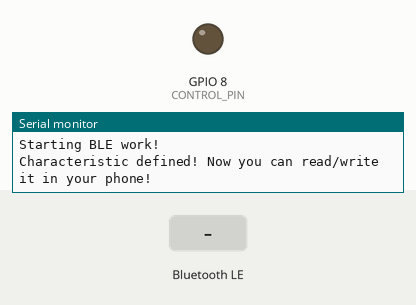
This sketch was run on a simulated ESP32-C3. On the bench: output pins drawn as LEDs (lit = HIGH), the last lines printed to the serial monitor. The test bench sets the inputs (shaded band). Nothing arrives over Bluetooth unless stated; a phone connects over Bluetooth LE 3 s after start.

Above: at 1.2 s.
1.3 s: Bluetooth LE write "5" received
At 2.6 s:
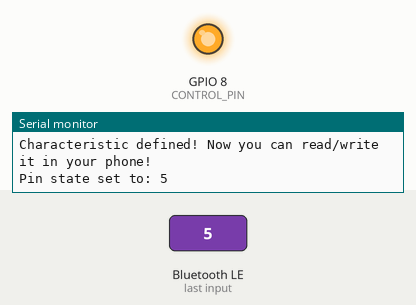
Timing chart, 0 to 4.3 s (numbered marks = the images above; inputs shaded):
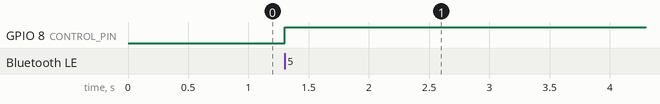

The sketch:

BLE_ESP_C3_BLINK.ino
```cpp
#include <BLEDevice.h>
#include <BLEUtils.h>
#include <BLEServer.h>

// Define the UUIDs for the BLE service and characteristic
#define SERVICE_UUID        "4fafc201-1fb5-459e-8fcc-c5c9c331914b"
#define CHARACTERISTIC_UUID "beb5483e-36e1-4688-b7f5-ea07361b26a8"

// Define the digital pin to control
#define CONTROL_PIN 8

// Callback function to handle write events
class ControlPinCallback: public BLECharacteristicCallbacks {
    void onWrite(BLECharacteristic *pCharacteristic) {
        String value = pCharacteristic->getValue(); // Get the value as a String
        if (value.length() > 0) {
            int pinState = value.toInt(); // Convert the String to an integer
            digitalWrite(CONTROL_PIN, pinState); // Set the pin state
            Serial.print("Pin state set to: ");
            Serial.println(pinState);
        }
    }
};

void setup() {
  Serial.begin(115200);
  Serial.println("Starting BLE work!");

  // Initialize the BLE device
  BLEDevice::init("ESP32C3_Pin_Controller");
  BLEServer *pServer = BLEDevice::createServer();
  BLEService *pService = pServer->createService(SERVICE_UUID);
  BLECharacteristic *pCharacteristic = pService->createCharacteristic(
      CHARACTERISTIC_UUID,
      BLECharacteristic::PROPERTY_READ | BLECharacteristic::PROPERTY_WRITE
  );

  // Set the initial value of the characteristic
  pCharacteristic->setValue("0");
  pCharacteristic->setCallbacks(new ControlPinCallback()); // Set the callback function

  // Start the service and advertising
  pService->start();
  BLEAdvertising *pAdvertising = BLEDevice::getAdvertising();
  pAdvertising->addServiceUUID(SERVICE_UUID);
  pAdvertising->setScanResponse(true);
  pAdvertising->setMinPreferred(0x06);  // Functions that help with iPhone connections issue
  pAdvertising->setMinPreferred(0x12);
  BLEDevice::startAdvertising();
  Serial.println("Characteristic defined! Now you can read/write it in your phone!");

  // Set the control pin as an output
  pinMode(CONTROL_PIN, OUTPUT);
  digitalWrite(CONTROL_PIN, LOW); // Initialize the pin to LOW
}

void loop() {
    // Nothing to do here
    delay(2000);
}
```

Measured:
- after the input at 1.3 s, GPIO 8 (CONTROL_PIN): LOW → HIGH at once
